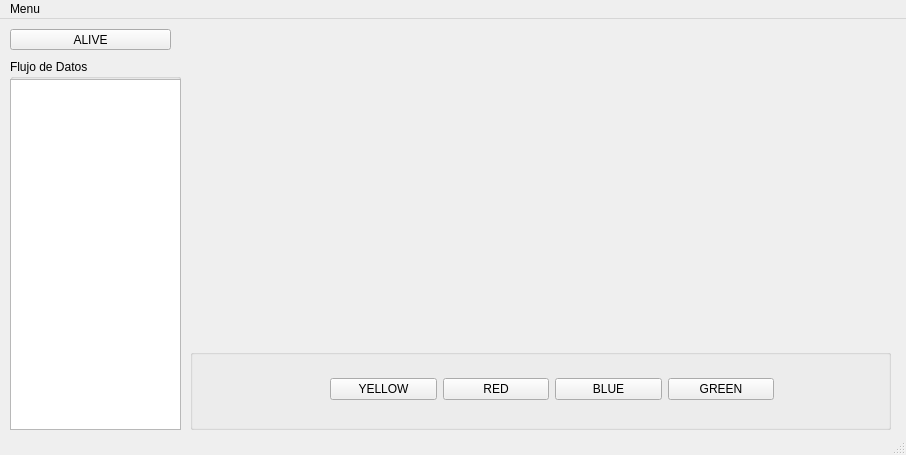
<?xml version="1.0" encoding="UTF-8"?>
<ui version="4.0">
 <class>MainWindow</class>
 <widget class="QMainWindow" name="MainWindow">
  <property name="geometry">
   <rect>
    <x>0</x>
    <y>0</y>
    <width>906</width>
    <height>455</height>
   </rect>
  </property>
  <property name="windowTitle">
   <string>Comunicación entre PC - Mbed</string>
  </property>
  <widget class="QWidget" name="centralwidget">
   <widget class="QWidget" name="widget" native="true">
    <property name="geometry">
     <rect>
      <x>190</x>
      <y>10</y>
      <width>701</width>
      <height>311</height>
     </rect>
    </property>
   </widget>
   <widget class="QGroupBox" name="groupBox_3">
    <property name="geometry">
     <rect>
      <x>190</x>
      <y>330</y>
      <width>701</width>
      <height>81</height>
     </rect>
    </property>
    <property name="title">
     <string/>
    </property>
    <widget class="QWidget" name="layoutWidget">
     <property name="geometry">
      <rect>
       <x>140</x>
       <y>10</y>
       <width>444</width>
       <height>61</height>
      </rect>
     </property>
     <layout class="QHBoxLayout" name="horizontalLayout">
      <item>
       <widget class="QPushButton" name="pushButton_4">
        <property name="text">
         <string>YELLOW</string>
        </property>
        <property name="flat">
         <bool>false</bool>
        </property>
       </widget>
      </item>
      <item>
       <widget class="QPushButton" name="pushButton_3">
        <property name="text">
         <string>RED</string>
        </property>
       </widget>
      </item>
      <item>
       <widget class="QPushButton" name="pushButton_2">
        <property name="text">
         <string>BLUE</string>
        </property>
       </widget>
      </item>
      <item>
       <widget class="QPushButton" name="pushButton">
        <property name="text">
         <string>GREEN</string>
        </property>
       </widget>
      </item>
     </layout>
    </widget>
   </widget>
   <widget class="QGroupBox" name="groupBox">
    <property name="geometry">
     <rect>
      <x>10</x>
      <y>40</y>
      <width>171</width>
      <height>371</height>
     </rect>
    </property>
    <property name="title">
     <string>Flujo de Datos</string>
    </property>
    <widget class="QTextBrowser" name="textBrowser">
     <property name="geometry">
      <rect>
       <x>0</x>
       <y>20</y>
       <width>171</width>
       <height>351</height>
      </rect>
     </property>
    </widget>
   </widget>
   <widget class="QPushButton" name="pushButton_5">
    <property name="geometry">
     <rect>
      <x>10</x>
      <y>10</y>
      <width>161</width>
      <height>21</height>
     </rect>
    </property>
    <property name="text">
     <string>ALIVE</string>
    </property>
    <property name="checkable">
     <bool>true</bool>
    </property>
   </widget>
  </widget>
  <widget class="QMenuBar" name="menubar">
   <property name="geometry">
    <rect>
     <x>0</x>
     <y>0</y>
     <width>906</width>
     <height>20</height>
    </rect>
   </property>
   <widget class="QMenu" name="menuMenu">
    <property name="title">
     <string>Menu</string>
    </property>
    <widget class="QMenu" name="menuComunicaci_n">
     <property name="title">
      <string>Comunicación</string>
     </property>
     <addaction name="actionEscaneo_de_Puertos"/>
     <addaction name="actionDesconectar"/>
     <addaction name="actionConectar"/>
    </widget>
    <addaction name="menuComunicaci_n"/>
    <addaction name="actionSalir"/>
   </widget>
   <addaction name="menuMenu"/>
  </widget>
  <widget class="QStatusBar" name="statusbar"/>
  <action name="actionSalir">
   <property name="text">
    <string>Salir</string>
   </property>
  </action>
  <action name="actionEscaneo_de_Puertos">
   <property name="text">
    <string>Escaneo de Puertos</string>
   </property>
  </action>
  <action name="actionDesconectar">
   <property name="text">
    <string>Desconectar</string>
   </property>
   <property name="toolTip">
    <string>Desconectar</string>
   </property>
  </action>
  <action name="actionConectar">
   <property name="text">
    <string>Conectar</string>
   </property>
  </action>
 </widget>
 <resources/>
 <connections/>
</ui>
